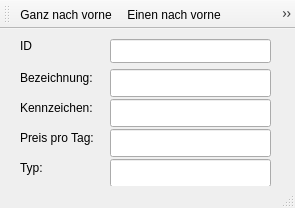
<?xml version="1.0" encoding="UTF-8"?>
<ui version="4.0">
 <class>FahrzeugEinzel</class>
 <widget class="QMainWindow" name="FahrzeugEinzel">
  <property name="windowModality">
   <enum>Qt::WindowModality::ApplicationModal</enum>
  </property>
  <property name="geometry">
   <rect>
    <x>0</x>
    <y>0</y>
    <width>295</width>
    <height>208</height>
   </rect>
  </property>
  <property name="windowTitle">
   <string>Fahrzeug Einzelanzeige</string>
  </property>
  <widget class="QWidget" name="centralwidget">
   <widget class="QLabel" name="label">
    <property name="geometry">
     <rect>
      <x>20</x>
      <y>10</y>
      <width>41</width>
      <height>14</height>
     </rect>
    </property>
    <property name="text">
     <string>ID</string>
    </property>
   </widget>
   <widget class="QLineEdit" name="lineEditID">
    <property name="enabled">
     <bool>true</bool>
    </property>
    <property name="geometry">
     <rect>
      <x>110</x>
      <y>10</y>
      <width>161</width>
      <height>24</height>
     </rect>
    </property>
    <property name="readOnly">
     <bool>true</bool>
    </property>
   </widget>
   <widget class="QLineEdit" name="lineEditTyp">
    <property name="geometry">
     <rect>
      <x>110</x>
      <y>130</y>
      <width>161</width>
      <height>28</height>
     </rect>
    </property>
   </widget>
   <widget class="QLineEdit" name="lineEditKennzeichen">
    <property name="geometry">
     <rect>
      <x>110</x>
      <y>70</y>
      <width>161</width>
      <height>28</height>
     </rect>
    </property>
   </widget>
   <widget class="QLabel" name="label_2">
    <property name="geometry">
     <rect>
      <x>20</x>
      <y>70</y>
      <width>81</width>
      <height>18</height>
     </rect>
    </property>
    <property name="text">
     <string>Kennzeichen:</string>
    </property>
   </widget>
   <widget class="QLabel" name="label_4">
    <property name="geometry">
     <rect>
      <x>20</x>
      <y>130</y>
      <width>81</width>
      <height>18</height>
     </rect>
    </property>
    <property name="text">
     <string>Typ:</string>
    </property>
   </widget>
   <widget class="QLineEdit" name="lineEditPreisProTag">
    <property name="geometry">
     <rect>
      <x>110</x>
      <y>100</y>
      <width>161</width>
      <height>28</height>
     </rect>
    </property>
   </widget>
   <widget class="QLabel" name="label_3">
    <property name="geometry">
     <rect>
      <x>20</x>
      <y>40</y>
      <width>81</width>
      <height>18</height>
     </rect>
    </property>
    <property name="text">
     <string>Bezeichnung:</string>
    </property>
   </widget>
   <widget class="QLineEdit" name="lineEditBezeichnung">
    <property name="geometry">
     <rect>
      <x>110</x>
      <y>40</y>
      <width>161</width>
      <height>28</height>
     </rect>
    </property>
   </widget>
   <widget class="QLabel" name="label_5">
    <property name="geometry">
     <rect>
      <x>20</x>
      <y>100</y>
      <width>81</width>
      <height>18</height>
     </rect>
    </property>
    <property name="text">
     <string>Preis pro Tag:</string>
    </property>
   </widget>
  </widget>
  <widget class="QToolBar" name="toolBar">
   <property name="windowTitle">
    <string>toolBar</string>
   </property>
   <attribute name="toolBarArea">
    <enum>TopToolBarArea</enum>
   </attribute>
   <attribute name="toolBarBreak">
    <bool>false</bool>
   </attribute>
   <addaction name="actionGanz_nach_vorne"/>
   <addaction name="actionEinen_nach_vorne"/>
   <addaction name="actionEinen_nach_hinten"/>
   <addaction name="actionGanz_nach_hinten"/>
   <addaction name="actionL_schen"/>
  </widget>
  <widget class="QStatusBar" name="statusBar"/>
  <action name="actionGanz_nach_vorne">
   <property name="icon">
    <iconset resource="symbole.qrc">
     <normaloff>:/symbole/ganzvorne.xpm</normaloff>:/symbole/ganzvorne.xpm</iconset>
   </property>
   <property name="text">
    <string>Ganz nach vorne</string>
   </property>
  </action>
  <action name="actionEinen_nach_vorne">
   <property name="icon">
    <iconset resource="symbole.qrc">
     <normaloff>:/symbole/vorne.xpm</normaloff>:/symbole/vorne.xpm</iconset>
   </property>
   <property name="text">
    <string>Einen nach vorne</string>
   </property>
  </action>
  <action name="actionEinen_nach_hinten">
   <property name="icon">
    <iconset resource="symbole.qrc">
     <normaloff>:/symbole/hinten.xpm</normaloff>:/symbole/hinten.xpm</iconset>
   </property>
   <property name="text">
    <string>Einen nach hinten</string>
   </property>
  </action>
  <action name="actionGanz_nach_hinten">
   <property name="icon">
    <iconset resource="symbole.qrc">
     <normaloff>:/symbole/ganzhinten.xpm</normaloff>:/symbole/ganzhinten.xpm</iconset>
   </property>
   <property name="text">
    <string>Ganz nach hinten</string>
   </property>
  </action>
  <action name="actionL_schen">
   <property name="icon">
    <iconset resource="symbole.qrc">
     <normaloff>:/symbole/loeschen.xpm</normaloff>:/symbole/loeschen.xpm</iconset>
   </property>
   <property name="text">
    <string>Löschen</string>
   </property>
  </action>
 </widget>
 <tabstops>
  <tabstop>lineEditID</tabstop>
  <tabstop>lineEditBezeichnung</tabstop>
  <tabstop>lineEditKennzeichen</tabstop>
  <tabstop>lineEditPreisProTag</tabstop>
  <tabstop>lineEditTyp</tabstop>
 </tabstops>
 <resources>
  <include location="symbole.qrc"/>
 </resources>
 <connections/>
</ui>
